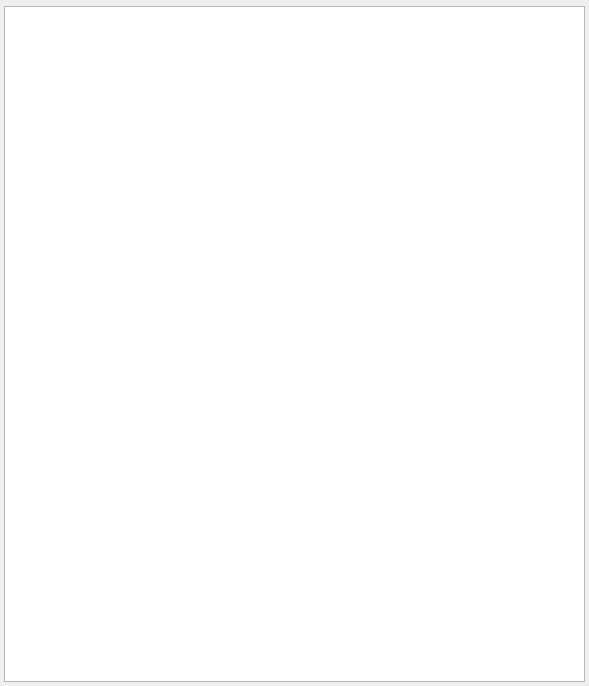
<?xml version="1.0" encoding="UTF-8"?>
<ui version="4.0">
 <class>StickyNote::StickyNote</class>
 <widget class="QWidget" name="StickyNote::StickyNote">
  <property name="geometry">
   <rect>
    <x>0</x>
    <y>0</y>
    <width>589</width>
    <height>686</height>
   </rect>
  </property>
  <property name="focusPolicy">
   <enum>Qt::FocusPolicy::ClickFocus</enum>
  </property>
  <property name="windowTitle">
   <string>StickyNote</string>
  </property>
  <layout class="QVBoxLayout" name="verticalLayout">
   <property name="spacing">
    <number>2</number>
   </property>
   <property name="leftMargin">
    <number>4</number>
   </property>
   <property name="topMargin">
    <number>4</number>
   </property>
   <property name="rightMargin">
    <number>4</number>
   </property>
   <property name="bottomMargin">
    <number>4</number>
   </property>
   <item>
    <widget class="ToolBar::ToolBar" name="tool_bar" native="true"/>
   </item>
   <item>
    <widget class="Memo" name="memo"/>
   </item>
  </layout>
 </widget>
 <customwidgets>
  <customwidget>
   <class>Memo</class>
   <extends>QPlainTextEdit</extends>
   <header>StickyNote/Memo.h</header>
  </customwidget>
  <customwidget>
   <class>ToolBar::ToolBar</class>
   <extends>QWidget</extends>
   <header>ToolBar/ToolBar.h</header>
   <container>1</container>
  </customwidget>
 </customwidgets>
 <resources/>
 <connections/>
</ui>
